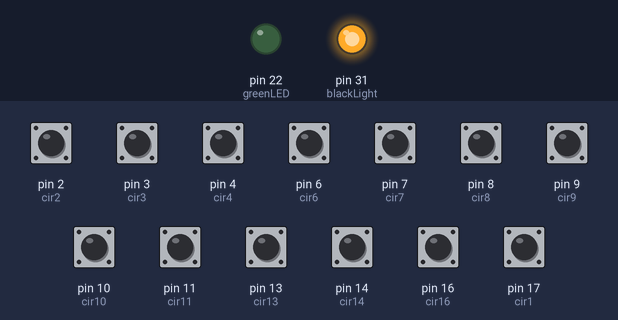
Simulated run of this sketch. Board: Arduino Mega 2560, built with avr-gcc and run on an emulated ATmega2560. On the bench: output pins drawn as LEDs (lit = HIGH). The test bench sets the inputs (shaded band); at power-on: pin 2 (cir2), pin 3 (cir3), pin 4 (cir4), pin 6 (cir6), pin 7 (cir7), pin 8 (cir8), pin 9 (cir9), pin 10 (cir10), pin 11 (cir11), pin 13 (cir13), pin 14 (cir14), pin 16 (cir16), pin 17 (cir1) HIGH.

Above: at 0.1 s.
Timing chart, 0 to 1.6 s (numbered marks = the images above):
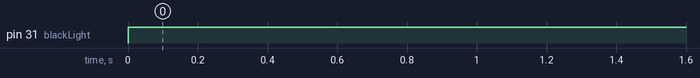

The sketch:

Breaker_test_in_location.ino
```cpp
int cir1 = 17;
int cir2 = 2;
int cir3 = 3;
int cir4 = 4;
int cir6 = 6;
int cir7 = 7;
int cir8 = 8;
int cir9 = 9;
int cir10 = 10;
int cir11 = 11;
int cir13 = 13;
int cir14 = 14;
int cir16 = 16;


int greenLED=22;
int blackLight = 31;


void setup() {
  pinMode(cir1, INPUT_PULLUP);
  pinMode(cir2, INPUT_PULLUP);
  pinMode(cir3, INPUT_PULLUP);
  pinMode(cir4, INPUT_PULLUP);
  pinMode(cir6, INPUT_PULLUP);
  pinMode(cir7, INPUT_PULLUP);
  pinMode(cir8, INPUT_PULLUP);
  pinMode(cir9, INPUT_PULLUP);
  pinMode(cir10, INPUT_PULLUP);
  pinMode(cir11, INPUT_PULLUP);
  pinMode(cir13, INPUT_PULLUP);
  pinMode(cir14, INPUT_PULLUP);
  pinMode(cir16, INPUT_PULLUP);
  pinMode(greenLED,OUTPUT);
  pinMode(blackLight, OUTPUT);

  Serial.begin(9600);


}


void loop() {


  boolean test1 = false;
  boolean test2 = false;
  boolean test3 = false;
  boolean test4 = false;
  boolean test5 = false;
  boolean test6 = false;
  boolean test7 = false;
  boolean test8 = false;
  boolean test9 = false;
  boolean test10 = false;
  boolean test11 = false;
  boolean test12 = false;
  boolean test13 = false;

  if(digitalRead(cir1) == 1)
  {


    test1 = true;

  }


  if(digitalRead(cir2) == 0)
  {


    test2 = true;

  }


  if(digitalRead(cir3) == 0)
  {


    test3 = true;

  }


  if(digitalRead(cir4) == 1)
  {


    test4 = true;

  }


  if(digitalRead(cir6) == 1)
  {


    test5 = true;

  }


  if(digitalRead(cir7) == 0)
  {


    test6 = true;

  }


  if(digitalRead(cir8) == 0)
  {

    test7 = true;

  }


  if(digitalRead(cir9) == 1)
  {

    test8 = true;

  }


  if(digitalRead(cir10) == 1)
  {


    test9 = true;

  }


  if(digitalRead(cir11) == 0)
  {


    test10 = true;

  }


  if(digitalRead(cir13) == 1)
  {


    test11 = true;

  }


  if(digitalRead(cir14) == 0)
  {

    test12 = true;

  }


  if(digitalRead(cir16) == 1)
  {

    test13 = true;

  }


  if(test1 == true && test2 == true && test3 == true && test4 == true && test5 == true && test6 == true && test7 == true && test8 == true && test9 == true && test10 == true && test11 == true && test12 == true && test13 == true)
 {
  Serial.println("Yes");
  digitalWrite(greenLED, HIGH);
  digitalWrite(blackLight, LOW);
 }


 else
 {
  digitalWrite(greenLED, LOW);
  digitalWrite(blackLight, HIGH);
 }


}
```

Measured:
- by itself, pin 31 (blackLight): LOW → HIGH at 0.00 s
